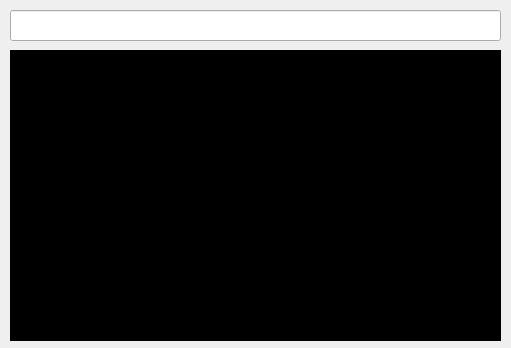
<?xml version="1.0" encoding="UTF-8"?>
<ui version="4.0">
 <class>Cmd_Dlg</class>
 <widget class="QDialog" name="Cmd_Dlg">
  <property name="geometry">
   <rect>
    <x>0</x>
    <y>0</y>
    <width>511</width>
    <height>348</height>
   </rect>
  </property>
  <property name="windowTitle">
   <string>Dialog</string>
  </property>
  <widget class="QLineEdit" name="le_cmd">
   <property name="geometry">
    <rect>
     <x>10</x>
     <y>10</y>
     <width>491</width>
     <height>31</height>
    </rect>
   </property>
  </widget>
  <widget class="QTextEdit" name="te_cmd">
   <property name="geometry">
    <rect>
     <x>10</x>
     <y>50</y>
     <width>491</width>
     <height>291</height>
    </rect>
   </property>
   <property name="font">
    <font>
     <family>Comic Sans MS</family>
    </font>
   </property>
   <property name="styleSheet">
    <string notr="true">background-color: rgb(0, 0, 0);
color: rgb(255, 255, 0);</string>
   </property>
  </widget>
 </widget>
 <resources/>
 <connections/>
</ui>
